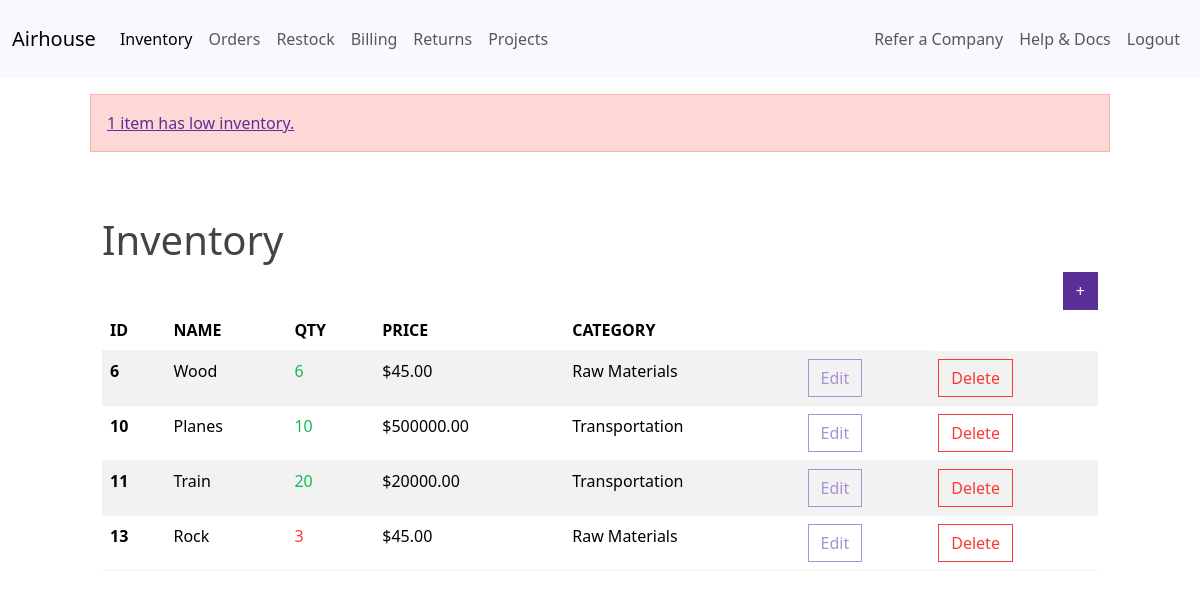
The page /dashboard/ (signed in) on the database as committed earlier.
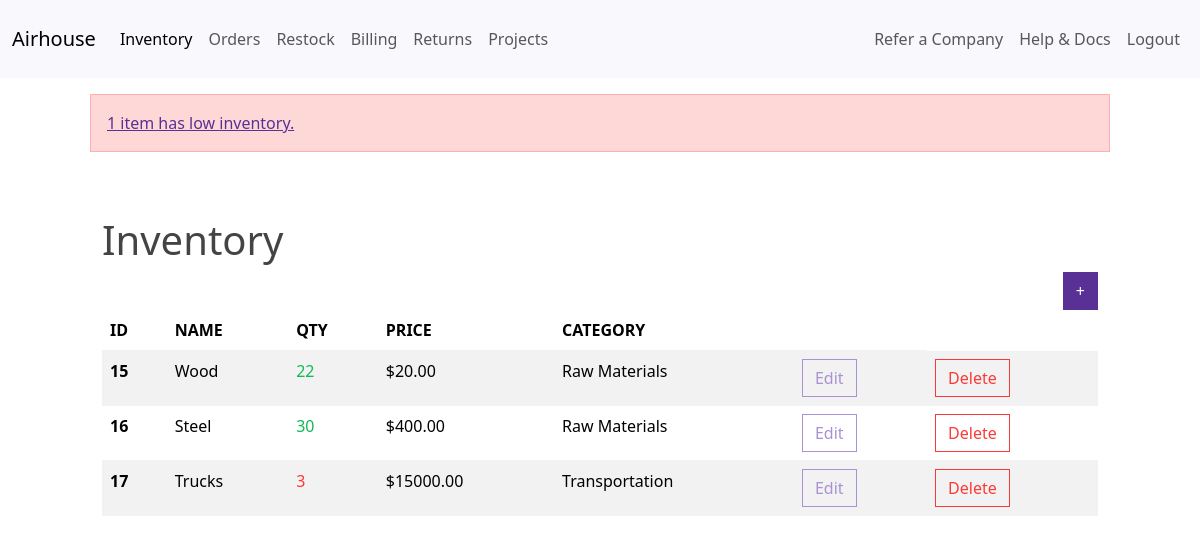
The same page on the database as committed later.
### airhouse/models.py (models this page shows, shortened)
class InventoryItem(models.Model):
    name = models.CharField(max_length=200)
    quantity = models.IntegerField()
    price = models.DecimalField(max_digits=10, decimal_places=2)
    category = models.ForeignKey('Category', on_delete=models.SET_NULL, blank=True, null=True)
    date_created = models.DateTimeField(auto_now_add=True)
    user = models.ForeignKey(get_user_model(), on_delete=models.CASCADE)

class Category(models.Model):
    name = models.CharField(max_length=200)
    class Meta:
        verbose_name_plural = 'categories'

### airhouse/views.py (the view)
# urls.py: path('dashboard/', Dashboard.as_view(), name='dashboard'),
class Dashboard(LoginRequiredMixin, View):
    def get(self, request):
        items = InventoryItem.objects.filter(user=request.user.id).order_by('id')
        low_inventory = items.filter(quantity__lte=LOW_QUANTITY)
        if low_inventory.count() > 0:
            message_text = f'{low_inventory.count()} item{"s" if low_inventory.count() > 1 else ""} {"have" if low_inventory.count() > 1 else "has"} low inventory.'
            messages.error(request, message_text)
        low_inventory_ids = low_inventory.values_list('id', flat=True)
        return render(request, 'airhouse/dashboard.html', {
            'items': items,
            'low_inventory_ids': low_inventory_ids
        })

### airhouse/templates/airhouse/dashboard.html (shortened to what this page needs)
{% extends 'airhouse/base.html' %}
{% block content %}
        {% if messages %}
            <div class="row mt-3">
                {% for message in messages %}
                    {% if message.tags == 'error' %}
                        <div class="col-md-10 col-12 mx-auto alert alert-danger" title="{{ message }}">
                           <a href="{% url 'restock' %}">{{ message|slice:":message.find(':') + 1" }}</a>
                        </div>
                    {% else %}
                        <div class="col-md-10 col-12 mx-auto alert alert-success">
                            {{ message }}
                        </div>
                    {% endif %}
                {% endfor %}
            </div>
        {% endif %}
    <div class="row">
        <div class="col-md-10 col-12 mx-auto mt-5">
            <h1><a href="{% url 'dashboard' %}" class="text-reset text-decoration-none">Inventory</a></h1>
            <div class="d-flex justify-content-end">
                <a href="{% url 'add-item' %}" class="btn btn-primary">+</a>
            </div>
            <table class="table table-hover table-striped">
                <thead>
                    <tr>
                        <th scope="col">ID</th>
                        <th scope="col">NAME</th>
                        <th scope="col">QTY</th>
                        <th scope="col">PRICE</th>
                        <th scope="col">CATEGORY</th>
                        <th scope="col"></th>
                    </tr>
                </thead>
                <tbody>
                    {% for item in items %}
                    <tr>
                        <th scope="row">{{ item.id }}</th>
                        <td>{{ item.name }}</td>
                        {% if item.id in low_inventory_ids %}
                            <td class="text-danger">{{ item.quantity }}</td>
                        {% else %}
                            <td class="text-success">{{ item.quantity }}</td>
                        {% endif %}
                        <td>${{ item.price }}</td>
                        <td>{{ item.category.name }}</td>
                        <td><a href="{% url 'edit-item' item.id %}" class="btn btn-outline-secondary">Edit</a></td>
                        <td><a href="{% url 'delete-item' item.id %}" class="btn btn-outline-danger">Delete</a></td>
                    </tr>
                    {% endfor %}
                </tbody>
            </table>
        </div>
    </div>
{% endblock content %}

### airhouse/templates/airhouse/base.html (shortened to what this page needs)
<!DOCTYPE html>
<html lang="en">
<head>
    <link rel="stylesheet" href="https://bootswatch.com/5/pulse/bootstrap.min.css">
</head>
<body>
    {% include 'airhouse/navigation.html' %}
    {% block content %}
    {% endblock content %}
</body>
</html>

### airhouse/templates/airhouse/navigation.html (shortened to what this page needs)
<nav class="navbar navbar-expand-lg bg-light">
    <div class="container-fluid">
        <a class="navbar-brand" href="{% url 'index' %}">Airhouse</a>
        <div class="collapse navbar-collapse justify-content" id="navbarNav">
            <ul class="navbar-nav me-auto">
                {% if user.is_authenticated %}
                    <li class="nav-item">
                        <a class="nav-link {% if request.resolver_match.url_name == 'dashboard' %}active{% endif %}" aria-current="page" href="{% url 'dashboard' %}">Inventory</a>
                    </li>
                    <li class="nav-item">
                        <a class="nav-link {% if request.resolver_match.url_name == 'orders' %}active{% endif %}" href="{% url 'orders' %}">Orders</a>
                    </li>
                    <li class="nav-item">
                        <a class="nav-link {% if request.resolver_match.url_name == 'restock' %}active{% endif %}" href="{% url 'restock' %}">Restock</a>
                    </li>
                    <li class="nav-item">
                        <a class="nav-link {% if request.resolver_match.url_name == 'restock' %}active{% endif %}" href="#">Billing</a>
                    </li>
                    <li class="nav-item">
                        <a class="nav-link {% if request.resolver_match.url_name == 'restock' %}active{% endif %}" href="#">Returns</a>
                    </li>
                    <li class="nav-item">
                        <a class="nav-link {% if request.resolver_match.url_name == 'restock' %}active{% endif %}" href="#">Projects</a>
                    </li>
                {% endif %}
            </ul>
        </div>
        <div class="collapse navbar-collapse justify-content-end" id="navbarNav">
            <ul class="navbar-nav">
                <li class="nav-item">
                    <a class="nav-link {% if request.resolver_match.url_name == 'restock' %}active{% endif %}" href="#">Refer a Company</a>
                </li>
                <li class="nav-item">
                    <a class="nav-link {% if request.resolver_match.url_name == 'restock' %}active{% endif %}" href="#">Help & Docs</a>
                </li>
                <li class="nav-item">
                    {% if user.is_authenticated %}
                        <form action="{% url 'logout' %}" method="post">
                            <button type="submit" class="nav-link">Logout</button>
                        </form>
                    {% else %}
                        <a class="nav-link" href="{% url 'login' %}">Sign In</a>
                    {% endif %}
                </li>
            </ul>
        </div>
    </div>
</nav>

Rows that differ between the two databases and show on the page:
removed InventoryItem: id "6", name "Wood", quantity "6", price "45.00", category.name "Raw Materials"
removed InventoryItem: id "10", name "Planes", quantity "10", price "500000.00", category.name "Transportation"
removed InventoryItem: id "11", name "Train", quantity "20", price "20000.00", category.name "Transportation"
removed InventoryItem: id "13", name "Rock", quantity "3", price "45.00", category.name "Raw Materials"
added InventoryItem: id "15", name "Wood", quantity "22", price "20.00", category.name "Raw Materials"
added InventoryItem: id "16", name "Steel", quantity "30", price "400.00", category.name "Raw Materials"
added InventoryItem: id "17", name "Trucks", quantity "3", price "15000.00", category.name "Transportation"
